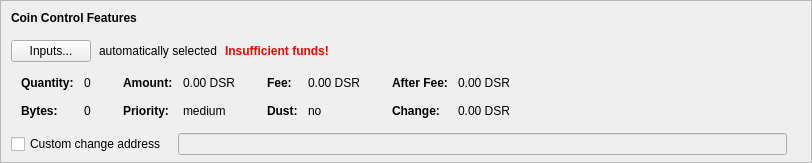
    <widget class="QFrame" name="frameCoinControl">
     <property name="sizePolicy">
      <sizepolicy hsizetype="Expanding" vsizetype="Expanding">
       <horstretch>0</horstretch>
       <verstretch>0</verstretch>
      </sizepolicy>
     </property>
     <property name="maximumSize">
      <size>
       <width>16777215</width>
       <height>16777215</height>
      </size>
     </property>
     <property name="frameShape">
      <enum>QFrame::StyledPanel</enum>
     </property>
     <property name="frameShadow">
      <enum>QFrame::Sunken</enum>
     </property>
     <layout class="QVBoxLayout" name="verticalLayoutCoinControl2">
      <property name="spacing">
       <number>0</number>
      </property>
      <property name="leftMargin">
       <number>0</number>
      </property>
      <property name="topMargin">
       <number>0</number>
      </property>
      <property name="rightMargin">
       <number>0</number>
      </property>
      <property name="bottomMargin">
       <number>6</number>
      </property>
      <item>
       <layout class="QVBoxLayout" name="verticalLayoutCoinControl" stretch="0,0,0,0,1">
        <property name="spacing">
         <number>0</number>
        </property>
        <property name="leftMargin">
         <number>10</number>
        </property>
        <property name="topMargin">
         <number>10</number>
        </property>
        <item>
         <layout class="QHBoxLayout" name="horizontalLayoutCoinControl1">
          <property name="bottomMargin">
           <number>15</number>
          </property>
          <item>
           <widget class="QLabel" name="labelCoinControlFeatures">
            <property name="sizePolicy">
             <sizepolicy hsizetype="Preferred" vsizetype="Maximum">
              <horstretch>0</horstretch>
              <verstretch>0</verstretch>
             </sizepolicy>
            </property>
            <property name="font">
             <font>
              <weight>75</weight>
              <bold>true</bold>
             </font>
            </property>
            <property name="styleSheet">
             <string notr="true">font-weight:bold;</string>
            </property>
            <property name="text">
             <string>Coin Control Features</string>
            </property>
           </widget>
          </item>
         </layout>
        </item>
        <item>
         <layout class="QHBoxLayout" name="horizontalLayoutCoinControl2" stretch="0,0,0,0">
          <property name="spacing">
           <number>8</number>
          </property>
          <property name="bottomMargin">
           <number>10</number>
          </property>
          <item>
           <widget class="QPushButton" name="pushButtonCoinControl">
            <property name="styleSheet">
             <string notr="true"/>
            </property>
            <property name="text">
             <string>Inputs...</string>
            </property>
            <property name="autoDefault">
             <bool>false</bool>
            </property>
           </widget>
          </item>
          <item>
           <widget class="QLabel" name="labelCoinControlAutomaticallySelected">
            <property name="text">
             <string>automatically selected</string>
            </property>
            <property name="margin">
             <number>5</number>
            </property>
           </widget>
          </item>
          <item>
           <widget class="QLabel" name="labelCoinControlInsuffFunds">
            <property name="font">
             <font>
              <weight>75</weight>
              <bold>true</bold>
             </font>
            </property>
            <property name="styleSheet">
             <string notr="true">color:red;font-weight:bold;</string>
            </property>
            <property name="text">
             <string>Insufficient funds!</string>
            </property>
            <property name="margin">
             <number>5</number>
            </property>
           </widget>
          </item>
          <item>
           <spacer name="horizontalSpacerCoinControl">
            <property name="orientation">
             <enum>Qt::Horizontal</enum>
            </property>
            <property name="sizeHint" stdset="0">
             <size>
              <width>40</width>
              <height>1</height>
             </size>
            </property>
           </spacer>
          </item>
         </layout>
        </item>
        <item>
         <widget class="QWidget" name="widgetCoinControl" native="true">
          <property name="sizePolicy">
           <sizepolicy hsizetype="Preferred" vsizetype="Preferred">
            <horstretch>0</horstretch>
            <verstretch>0</verstretch>
           </sizepolicy>
          </property>
          <property name="minimumSize">
           <size>
            <width>0</width>
            <height>0</height>
           </size>
          </property>
          <property name="styleSheet">
           <string notr="true"/>
          </property>
          <layout class="QHBoxLayout" name="horizontalLayoutCoinControl5">
           <property name="leftMargin">
            <number>0</number>
           </property>
           <property name="topMargin">
            <number>0</number>
           </property>
           <property name="rightMargin">
            <number>0</number>
           </property>
           <property name="bottomMargin">
            <number>0</number>
           </property>
           <item>
            <layout class="QHBoxLayout" name="horizontalLayoutCoinControl3" stretch="0,0,0,1">
             <property name="spacing">
              <number>20</number>
             </property>
             <property name="topMargin">
              <number>0</number>
             </property>
             <property name="bottomMargin">
              <number>10</number>
             </property>
             <item>
              <layout class="QFormLayout" name="formLayoutCoinControl1">
               <property name="horizontalSpacing">
                <number>10</number>
               </property>
               <property name="verticalSpacing">
                <number>14</number>
               </property>
               <property name="leftMargin">
                <number>10</number>
               </property>
               <property name="topMargin">
                <number>4</number>
               </property>
               <property name="rightMargin">
                <number>6</number>
               </property>
               <item row="0" column="0">
                <widget class="QLabel" name="labelCoinControlQuantityText">
                 <property name="font">
                  <font>
                   <weight>75</weight>
                   <bold>true</bold>
                  </font>
                 </property>
                 <property name="text">
                  <string>Quantity:</string>
                 </property>
                 <property name="margin">
                  <number>0</number>
                 </property>
                </widget>
               </item>
               <item row="0" column="1">
                <widget class="QLabel" name="labelCoinControlQuantity">
                 <property name="cursor">
                  <cursorShape>IBeamCursor</cursorShape>
                 </property>
                 <property name="contextMenuPolicy">
                  <enum>Qt::ActionsContextMenu</enum>
                 </property>
                 <property name="text">
                  <string notr="true">0</string>
                 </property>
                 <property name="margin">
                  <number>0</number>
                 </property>
                 <property name="textInteractionFlags">
                  <set>Qt::LinksAccessibleByMouse|Qt::TextSelectableByKeyboard|Qt::TextSelectableByMouse</set>
                 </property>
                </widget>
               </item>
               <item row="1" column="0">
                <widget class="QLabel" name="labelCoinControlBytesText">
                 <property name="font">
                  <font>
                   <weight>75</weight>
                   <bold>true</bold>
                  </font>
                 </property>
                 <property name="text">
                  <string>Bytes:</string>
                 </property>
                </widget>
               </item>
               <item row="1" column="1">
                <widget class="QLabel" name="labelCoinControlBytes">
                 <property name="cursor">
                  <cursorShape>IBeamCursor</cursorShape>
                 </property>
                 <property name="contextMenuPolicy">
                  <enum>Qt::ActionsContextMenu</enum>
                 </property>
                 <property name="text">
                  <string notr="true">0</string>
                 </property>
                 <property name="textInteractionFlags">
                  <set>Qt::LinksAccessibleByMouse|Qt::TextSelectableByKeyboard|Qt::TextSelectableByMouse</set>
                 </property>
                </widget>
               </item>
              </layout>
             </item>
             <item>
              <layout class="QFormLayout" name="formLayoutCoinControl2">
               <property name="horizontalSpacing">
                <number>10</number>
               </property>
               <property name="verticalSpacing">
                <number>14</number>
               </property>
               <property name="leftMargin">
                <number>6</number>
               </property>
               <property name="topMargin">
                <number>4</number>
               </property>
               <property name="rightMargin">
                <number>6</number>
               </property>
               <item row="0" column="0">
                <widget class="QLabel" name="labelCoinControlAmountText">
                 <property name="font">
                  <font>
                   <weight>75</weight>
                   <bold>true</bold>
                  </font>
                 </property>
                 <property name="text">
                  <string>Amount:</string>
                 </property>
                 <property name="margin">
                  <number>0</number>
                 </property>
                </widget>
               </item>
               <item row="0" column="1">
                <widget class="QLabel" name="labelCoinControlAmount">
                 <property name="cursor">
                  <cursorShape>IBeamCursor</cursorShape>
                 </property>
                 <property name="contextMenuPolicy">
                  <enum>Qt::ActionsContextMenu</enum>
                 </property>
                 <property name="text">
                  <string notr="true">0.00 DSR</string>
                 </property>
                 <property name="textInteractionFlags">
                  <set>Qt::LinksAccessibleByMouse|Qt::TextSelectableByKeyboard|Qt::TextSelectableByMouse</set>
                 </property>
                </widget>
               </item>
               <item row="1" column="0">
                <widget class="QLabel" name="labelCoinControlPriorityText">
                 <property name="font">
                  <font>
                   <weight>75</weight>
                   <bold>true</bold>
                  </font>
                 </property>
                 <property name="text">
                  <string>Priority:</string>
                 </property>
                </widget>
               </item>
               <item row="1" column="1">
                <widget class="QLabel" name="labelCoinControlPriority">
                 <property name="cursor">
                  <cursorShape>IBeamCursor</cursorShape>
                 </property>
                 <property name="contextMenuPolicy">
                  <enum>Qt::ActionsContextMenu</enum>
                 </property>
                 <property name="text">
                  <string>medium</string>
                 </property>
                 <property name="textInteractionFlags">
                  <set>Qt::LinksAccessibleByMouse|Qt::TextSelectableByKeyboard|Qt::TextSelectableByMouse</set>
                 </property>
                </widget>
               </item>
              </layout>
             </item>
             <item>
              <layout class="QFormLayout" name="formLayoutCoinControl3">
               <property name="horizontalSpacing">
                <number>10</number>
               </property>
               <property name="verticalSpacing">
                <number>14</number>
               </property>
               <property name="leftMargin">
                <number>6</number>
               </property>
               <property name="topMargin">
                <number>4</number>
               </property>
               <property name="rightMargin">
                <number>6</number>
               </property>
               <item row="0" column="0">
                <widget class="QLabel" name="labelCoinControlFeeText">
                 <property name="font">
                  <font>
                   <weight>75</weight>
                   <bold>true</bold>
                  </font>
                 </property>
                 <property name="text">
                  <string>Fee:</string>
                 </property>
                 <property name="margin">
                  <number>0</number>
                 </property>
                </widget>
               </item>
               <item row="0" column="1">
                <widget class="QLabel" name="labelCoinControlFee">
                 <property name="cursor">
                  <cursorShape>IBeamCursor</cursorShape>
                 </property>
                 <property name="contextMenuPolicy">
                  <enum>Qt::ActionsContextMenu</enum>
                 </property>
                 <property name="text">
                  <string notr="true">0.00 DSR</string>
                 </property>
                 <property name="textInteractionFlags">
                  <set>Qt::LinksAccessibleByMouse|Qt::TextSelectableByKeyboard|Qt::TextSelectableByMouse</set>
                 </property>
                </widget>
               </item>
               <item row="1" column="0">
                <widget class="QLabel" name="labelCoinControlLowOutputText">
                 <property name="font">
                  <font>
                   <weight>75</weight>
                   <bold>true</bold>
                  </font>
                 </property>
                 <property name="text">
                  <string>Dust:</string>
                 </property>
                </widget>
               </item>
               <item row="1" column="1">
                <widget class="QLabel" name="labelCoinControlLowOutput">
                 <property name="cursor">
                  <cursorShape>IBeamCursor</cursorShape>
                 </property>
                 <property name="contextMenuPolicy">
                  <enum>Qt::ActionsContextMenu</enum>
                 </property>
                 <property name="text">
                  <string>no</string>
                 </property>
                 <property name="textInteractionFlags">
                  <set>Qt::LinksAccessibleByMouse|Qt::TextSelectableByKeyboard|Qt::TextSelectableByMouse</set>
                 </property>
                </widget>
               </item>
              </layout>
             </item>
             <item>
              <layout class="QFormLayout" name="formLayoutCoinControl4">
               <property name="horizontalSpacing">
                <number>10</number>
               </property>
               <property name="verticalSpacing">
                <number>14</number>
               </property>
               <property name="leftMargin">
                <number>6</number>
               </property>
               <property name="topMargin">
                <number>4</number>
               </property>
               <property name="rightMargin">
                <number>6</number>
               </property>
               <item row="0" column="0">
                <widget class="QLabel" name="labelCoinControlAfterFeeText">
                 <property name="font">
                  <font>
                   <weight>75</weight>
                   <bold>true</bold>
                  </font>
                 </property>
                 <property name="text">
                  <string>After Fee:</string>
                 </property>
                 <property name="margin">
                  <number>0</number>
                 </property>
                </widget>
               </item>
               <item row="0" column="1">
                <widget class="QLabel" name="labelCoinControlAfterFee">
                 <property name="cursor">
                  <cursorShape>IBeamCursor</cursorShape>
                 </property>
                 <property name="contextMenuPolicy">
                  <enum>Qt::ActionsContextMenu</enum>
                 </property>
                 <property name="text">
                  <string notr="true">0.00 DSR</string>
                 </property>
                 <property name="textInteractionFlags">
                  <set>Qt::LinksAccessibleByMouse|Qt::TextSelectableByKeyboard|Qt::TextSelectableByMouse</set>
                 </property>
                </widget>
               </item>
               <item row="1" column="0">
                <widget class="QLabel" name="labelCoinControlChangeText">
                 <property name="font">
                  <font>
                   <weight>75</weight>
                   <bold>true</bold>
                  </font>
                 </property>
                 <property name="text">
                  <string>Change:</string>
                 </property>
                </widget>
               </item>
               <item row="1" column="1">
                <widget class="QLabel" name="labelCoinControlChange">
                 <property name="cursor">
                  <cursorShape>IBeamCursor</cursorShape>
                 </property>
                 <property name="contextMenuPolicy">
                  <enum>Qt::ActionsContextMenu</enum>
                 </property>
                 <property name="text">
                  <string notr="true">0.00 DSR</string>
                 </property>
                 <property name="textInteractionFlags">
                  <set>Qt::LinksAccessibleByMouse|Qt::TextSelectableByKeyboard|Qt::TextSelectableByMouse</set>
                 </property>
                </widget>
               </item>
              </layout>
             </item>
            </layout>
           </item>
          </layout>
         </widget>
        </item>
        <item>
         <layout class="QHBoxLayout" name="horizontalLayoutCoinControl4" stretch="0,0,0">
          <property name="spacing">
           <number>12</number>
          </property>
          <property name="sizeConstraint">
           <enum>QLayout::SetDefaultConstraint</enum>
          </property>
          <property name="topMargin">
           <number>5</number>
          </property>
          <property name="rightMargin">
           <number>5</number>
          </property>
          <item>
           <widget class="QCheckBox" name="checkBoxCoinControlChange">
            <property name="toolTip">
             <string>If this is activated, but the change address is empty or invalid, change will be sent to a newly generated address.</string>
            </property>
            <property name="text">
             <string>Custom change address</string>
            </property>
           </widget>
          </item>
          <item>
           <widget class="QValidatedLineEdit" name="lineEditCoinControlChange">
            <property name="enabled">
             <bool>false</bool>
            </property>
            <property name="sizePolicy">
             <sizepolicy hsizetype="Expanding" vsizetype="Fixed">
              <horstretch>0</horstretch>
              <verstretch>0</verstretch>
             </sizepolicy>
            </property>
           </widget>
          </item>
          <item>
           <widget class="QLabel" name="labelCoinControlChangeLabel">
            <property name="sizePolicy">
             <sizepolicy hsizetype="Preferred" vsizetype="Expanding">
              <horstretch>0</horstretch>
              <verstretch>0</verstretch>
             </sizepolicy>
            </property>
            <property name="minimumSize">
             <size>
              <width>0</width>
              <height>0</height>
             </size>
            </property>
            <property name="text">
             <string/>
            </property>
            <property name="margin">
             <number>3</number>
            </property>
           </widget>
          </item>
         </layout>
        </item>
        <item>
         <spacer name="verticalSpacerCoinControl">
          <property name="orientation">
           <enum>Qt::Vertical</enum>
          </property>
          <property name="sizeHint" stdset="0">
           <size>
            <width>800</width>
            <height>1</height>
           </size>
          </property>
         </spacer>
        </item>
       </layout>
      </item>
     </layout>
    </widget>
